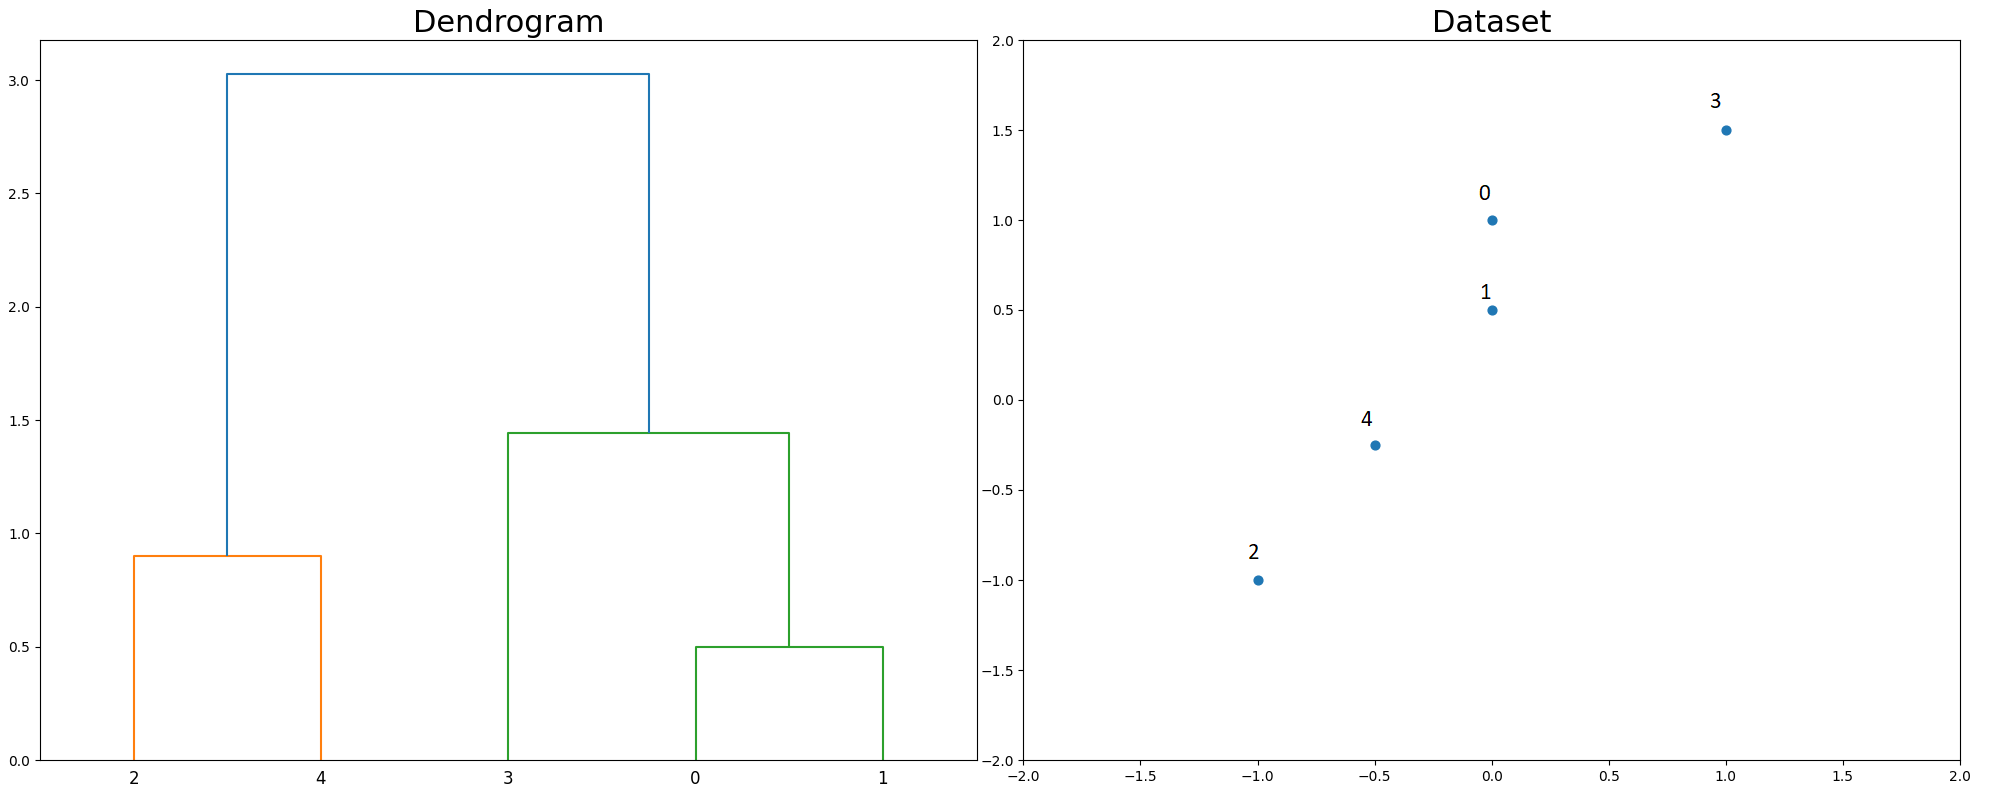

Write Python code to recreate this figure.
import numpy as np
from matplotlib import pyplot as plt
from scipy.cluster.hierarchy import dendrogram

from sklearn.cluster import AgglomerativeClustering

# https://scikit-learn.org/stable/auto_examples/cluster/plot_agglomerative_dendrogram.html

def plot_dendrogram(model, **kwargs):
    # Create linkage matrix and then plot the dendrogram

    # create the counts of samples under each node
    counts = np.zeros(model.children_.shape[0])
    n_samples = len(model.labels_)
    for i, merge in enumerate(model.children_):
        current_count = 0
        for child_idx in merge:
            if child_idx < n_samples:
                current_count += 1  # leaf node
            else:
                current_count += counts[child_idx - n_samples]
        counts[i] = current_count

    linkage_matrix = np.column_stack(
        [model.children_, model.distances_, counts]
    ).astype(float)

    # Plot the corresponding dendrogram
    dendrogram(linkage_matrix, **kwargs)

p1=[0,1]
p2=[0,0.5]
p3=[-1,-1]
p4=[1,1.5]
p5=[-0.5,-0.25]

X = np.vstack((p1,p2,p3,p4,p5))

# setting distance_threshold=0 ensures we compute the full tree.
model = AgglomerativeClustering(distance_threshold=0, n_clusters=None)

model = model.fit(X)

plt.figure(figsize=(20, 8))

plt.subplots_adjust(left=0.02, right=0.98, bottom=0.05, top=0.95, wspace=0.05, hspace=0.1)

### PLOT
plt.subplot(1, 2, 1)
plot_dendrogram(model, truncate_mode="level", p=3)
plt.title("Dendrogram", size=22)
# plt.xticks(())
# plt.yticks(())

plt.subplot(1, 2, 2)
plt.scatter(X[:, 0], X[:, 1], s=40)
plt.title("Dataset", size=22)
plt.xlim(-2, 2)
plt.ylim(-2, 2)

plt.savefig('dendrogram.png')